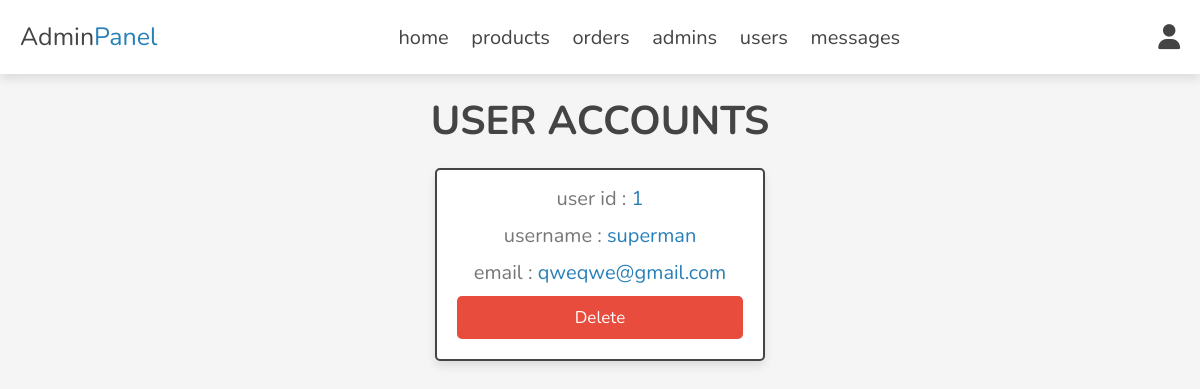
Page /admin/users_accounts.php (signed in) on the earlier database version.
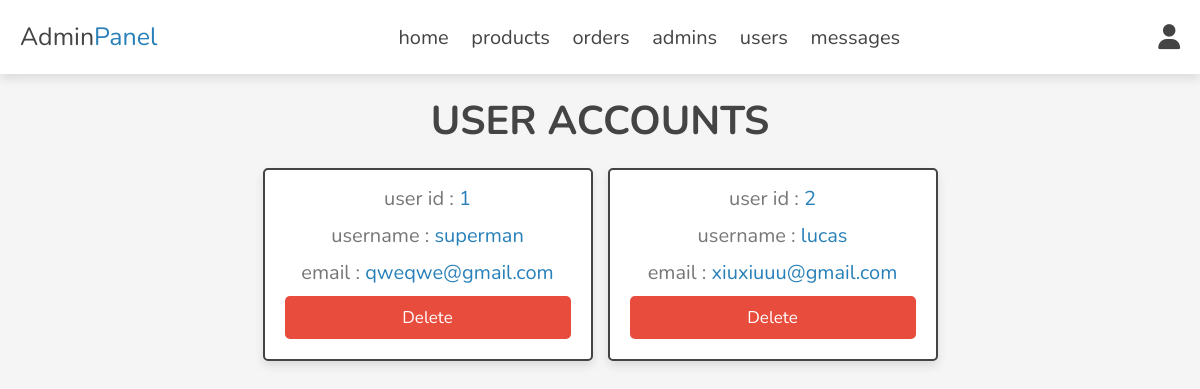
Same page on the later database version.
### tables this page shows
CREATE TABLE `users` (
  `id` int(100) NOT NULL,
  `name` varchar(20) NOT NULL,
  `email` varchar(50) NOT NULL,
  `password` varchar(50) NOT NULL
);

### admin/users_accounts.php (the view, shortened to what this page needs)
<?php
include '../components/connect.php';
?>
<!DOCTYPE html>
<html lang="en">
<head>
   <link rel="stylesheet" href="https://cdnjs.cloudflare.com/ajax/libs/font-awesome/6.1.1/css/all.min.css">
   <link rel="stylesheet" href="../css/admin_style.css">
</head>
<body>
<?php include '../components/admin_header.php'; ?>
<section class="accounts">
   <h1 class="heading">user accounts</h1>
   <div class="box-container">
   <?php
      $select_accounts = $conn->prepare("SELECT * FROM `users`");
      $select_accounts->execute();
      if($select_accounts->rowCount() > 0){
         while($fetch_accounts = $select_accounts->fetch(PDO::FETCH_ASSOC)){
   ?>
   <div class="box">
      <p> user id : <span><?= $fetch_accounts['id']; ?></span> </p>
      <p> username : <span><?= $fetch_accounts['name']; ?></span> </p>
      <p> email : <span><?= $fetch_accounts['email']; ?></span> </p>
      <a href="users_accounts.php?delete=<?= $fetch_accounts['id']; ?>" onclick="return confirm('delete this account? the user related information will also be delete!')" class="delete-btn">delete</a>
   </div>
   <?php
         }
      }else{
         echo '<p class="empty">no accounts available!</p>';
      }
   ?>
   </div>
</section>
</body>
</html>

Differences in the rows shown:
added users: id "2", name "lucas", email "xiuxiuuu@gmail.com"
